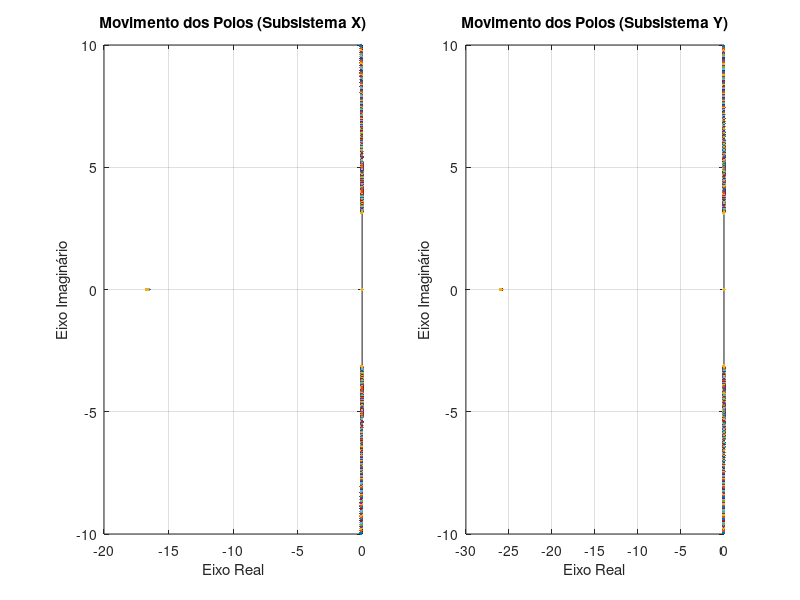

This figure's MATLAB source:
% =========================================================================
% Análise dos Subsistemas - Ponte Rolante
% =========================================================================
% Necessário pacote de controle para as funções de transferência
pkg load control

% 1. Parâmetros Numéricos (Tabela 1)
Mx = 148.16;   % Massa efetiva do eixo X (kg)
My = 154.05;   % Massa efetiva do eixo Y (kg)
Ml = 134.08;   % Massa efetiva de içamento (kg)
m  = 5.82;     % Massa da carga (kg)
Dx = 2475.66;  % Amortecimento X (Ns/m)
Dy = 4000.00;  % Amortecimento Y (Ns/m)
Dl = 2913.24;  % Amortecimento L (Ns/m)
g  = 9.81;     % Gravidade (m/s^2)

% Valor nominal de l para cálculo das FTs e Forma de Jordan
l0 = 0.55;     

disp('====================================================');
disp(['ANALISANDO SISTEMAS PARA l0 = ', num2str(l0), ' metros']);
disp('====================================================');

% =========================================================================
% i) SUBSISTEMA X (Ponte)
% Estados: [ \dot{x}, \dot{\theta}_x, x, \theta_x ]^T
% =========================================================================
Ax = [ -Dx/Mx,        0, 0,  (m*g)/Mx ;
        Dx/(Mx*l0),   0, 0, -(g*(Mx+m))/(Mx*l0) ;
        1,            0, 0,  0 ;
        0,            1, 0,  0 ];
        
% Bx considera a entrada f_x e Bgx considera o distúrbio da gravidade
Bx = [ 1/Mx ; -1/(Mx*l0) ; 0 ; 0 ]; 
Bgx = -Bx; 

Cx = [ 0, 0, 1, 0 ]; % Saída é a posição x
Dx_mat = 0;

sys_x = ss(Ax, Bx, Cx, Dx_mat);
tf_x = tf(sys_x);

% Transformação de Similaridade
[Vx, Jx] = eig(Ax); 
Bx_diag = inv(Vx) * Bx;
Bgx_diag = inv(Vx) * Bgx;
Cx_diag = Cx * Vx;

disp('--- 1) SUBSISTEMA X (PONTE) ---');
disp('Funcao de Transferencia X(s)/Fx(s):');
tf_x
disp('Matriz de Transformacao Vx:');
disp(Vx)
disp('Novo modelo Diagonal/Jordan (Ax_diag, Bx_diag, Bgx_diag, Cx_diag):');
disp('Ax_diag = Jx ='); disp(Jx)
disp('Bx_diag ='); disp(Bx_diag)
disp('Bgx_diag ='); disp(Bgx_diag)
disp('Cx_diag ='); disp(Cx_diag)

% =========================================================================
% ii) SUBSISTEMA Y (Carro)
% Estados: [ \dot{y}, \dot{\theta}_y, y, \theta_y ]^T
% =========================================================================
Ay = [ -Dy/My,        0, 0,  (m*g)/My ;
        Dy/(My*l0),   0, 0, -(g*(My+m))/(My*l0) ;
        1,            0, 0,  0 ;
        0,            1, 0,  0 ];
        
By = [ 1/My ; -1/(My*l0) ; 0 ; 0 ]; 
Bgy = -By;

Cy = [ 0, 0, 1, 0 ]; % Saída é a posição y
Dy_mat = 0;

sys_y = ss(Ay, By, Cy, Dy_mat);
tf_y = tf(sys_y);

% Transformação de Similaridade
[Vy, Jy] = eig(Ay);
By_diag = inv(Vy) * By;
Bgy_diag = inv(Vy) * Bgy;
Cy_diag = Cy * Vy;

disp('--- 2) SUBSISTEMA Y (CARRO) ---');
disp('Funcao de Transferencia Y(s)/Fy(s):');
tf_y
disp('Matriz de Transformacao Vy:');
disp(Vy)
disp('Novo modelo Diagonal/Jordan (Ay_diag, By_diag, Bgy_diag, Cy_diag):');
disp('Ay_diag = Jy ='); disp(Jy)
disp('By_diag ='); disp(By_diag)
disp('Bgy_diag ='); disp(Bgy_diag)
disp('Cy_diag ='); disp(Cy_diag)

% =========================================================================
% iii) SUBSISTEMA L (Içamento)
% Estados: [ \dot{l}, l ]^T
% =========================================================================
Al = [ -Dl/(Ml+m), 0 ;
        1,         0 ];
        
Bl = [ 1/(Ml+m) ; 0 ]; 
Bgl = -Bl;

Cl = [ 0, 1 ]; % Saída é a posição l
Dl_mat = 0;

sys_l = ss(Al, Bl, Cl, Dl_mat);
tf_l = tf(sys_l);

% Transformação de Similaridade
[Vl, Jl] = eig(Al);
Bl_diag = inv(Vl) * Bl;
Bgl_diag = inv(Vl) * Bgl;
Cl_diag = Cl * Vl;

disp('--- 3) SUBSISTEMA L (IÇAMENTO) ---');
disp('Funcao de Transferencia L(s)/Fl(s):');
tf_l
disp('Matriz de Transformacao Vl:');
disp(Vl)
disp('Novo modelo Diagonal/Jordan (Al_diag, Bl_diag, Bgl_diag, Cl_diag):');
disp('Al_diag = Jl ='); disp(Jl)
disp('Bl_diag ='); disp(Bl_diag)
disp('Bgl_diag ='); disp(Bgl_diag)
disp('Cl_diag ='); disp(Cl_diag)


% =========================================================================
% PARTE 2: PLOT DO LUGAR DAS RAÍZES (l variando de 0.1 a 1.0)
% =========================================================================
l_vetor = linspace(0.1, 1.0, 500); 
polos_x = zeros(4, length(l_vetor));
polos_y = zeros(4, length(l_vetor));

for i = 1:length(l_vetor)
    l_atual = l_vetor(i);
    
    % Atualiza apenas os polos de X
    A_temp_x = [ -Dx/Mx,            0, 0,  (m*g)/Mx ;
                  Dx/(Mx*l_atual),  0, 0, -(g*(Mx+m))/(Mx*l_atual) ;
                  1, 0, 0, 0 ;  0, 1, 0, 0 ];
    polos_x(:, i) = eig(A_temp_x);
    
    % Atualiza apenas os polos de Y
    A_temp_y = [ -Dy/My,            0, 0,  (m*g)/My ;
                  Dy/(My*l_atual),  0, 0, -(g*(My+m))/(My*l_atual) ;
                  1, 0, 0, 0 ;  0, 1, 0, 0 ];
    polos_y(:, i) = eig(A_temp_y);
end

% O subsistema L não depende de l! Seus polos são fixos.
% Plotando os resultados
figure;
subplot(1,2,1);
plot(real(polos_x), imag(polos_x), '.', 'MarkerSize', 8);
title('Movimento dos Polos (Subsistema X)');
xlabel('Eixo Real'); ylabel('Eixo Imaginário');
grid on;

subplot(1,2,2);
plot(real(polos_y), imag(polos_y), '.', 'MarkerSize', 8);
title('Movimento dos Polos (Subsistema Y)');
xlabel('Eixo Real'); ylabel('Eixo Imaginário');
grid on;

% =========================================================================
% EXPORTAÇÃO PARA CSV (Para plotagem no PGFPlots/LaTeX)
% =========================================================================
% Prepara a matriz de dados: 
% Coluna 1: l
% Colunas 2 a 9: Re e Im dos 4 polos do eixo X
% Colunas 10 a 17: Re e Im dos 4 polos do eixo Y
dados_csv = zeros(length(l_vetor), 1 + 8 + 8);
dados_csv(:, 1) = l_vetor(:);

for i = 1:length(l_vetor)
    p_x = polos_x(:, i);
    p_y = polos_y(:, i);
    
    % Ordena os polos pela parte imaginária para evitar que as linhas se cruzem no plot
    [~, idx_x] = sort(imag(p_x)); p_x = p_x(idx_x);
    [~, idx_y] = sort(imag(p_y)); p_y = p_y(idx_y);
    
    dados_csv(i, 2:9) = [real(p_x(1)), imag(p_x(1)), real(p_x(2)), imag(p_x(2)), real(p_x(3)), imag(p_x(3)), real(p_x(4)), imag(p_x(4))];
    dados_csv(i, 10:17) = [real(p_y(1)), imag(p_y(1)), real(p_y(2)), imag(p_y(2)), real(p_y(3)), imag(p_y(3)), real(p_y(4)), imag(p_y(4))];
end

% Grava o arquivo CSV
cabecalho = 'l,ReX1,ImX1,ReX2,ImX2,ReX3,ImX3,ReX4,ImX4,ReY1,ImY1,ReY2,ImY2,ReY3,ImY3,ReY4,ImY4\n';
fid = fopen('lugar_das_raizes.csv', 'w');
fprintf(fid, cabecalho);
dlmwrite(fid, dados_csv, '-append', 'precision', 6);
fclose(fid);
disp('Arquivo lugar_das_raizes.csv exportado com sucesso!');
